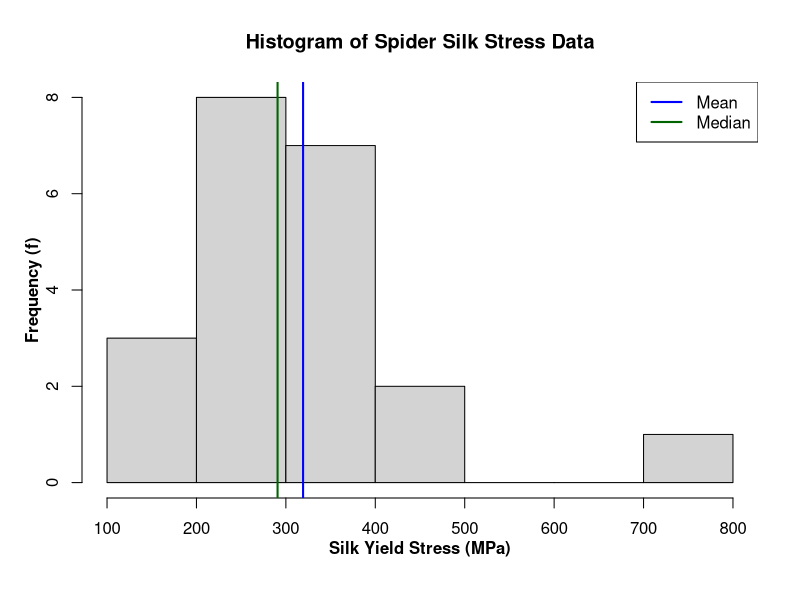
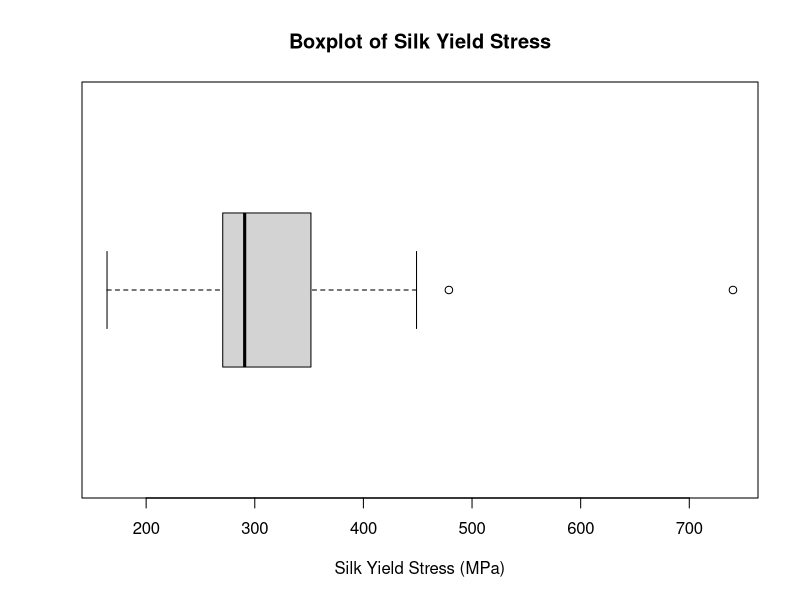

Write R code to recreate these figures, in order.
x <- c(164, 478.7, 251.3, 351.7, 173, 448.9, 300.6,
       362, 272.4, 740.2, 329, 327.2, 270.5, 332.1,
       288.8, 176.1, 282.2, 236.1, 358.2, 270.5, 290.7)

hist(x, 
     xlab=mtext(side=1,
                line=2,
                "Silk Yield Stress (MPa)",
                font=2),
     ylab=mtext(side=2,
                line=2,
                "Frequency (f)",
                font=2),
     main="Histogram of Spider Silk Stress Data")

legend("topright", 
       legend=c("Mean", "Median"),
       col=c("blue", "darkgreen"),
       lwd=2)

abline(v=mean(x), col="blue", lwd=2)
abline(v=median(x), col="darkgreen", lwd=2)

boxplot(x, 
        horizontal=T,
        xlab="Silk Yield Stress (MPa)",
        main="Boxplot of Silk Yield Stress")

fivenum(x)
IQR(x)

xbar <- mean(x); n <- length(x)
sqrt(sum((x - xbar)^2)/(n-1))
sd(x)
